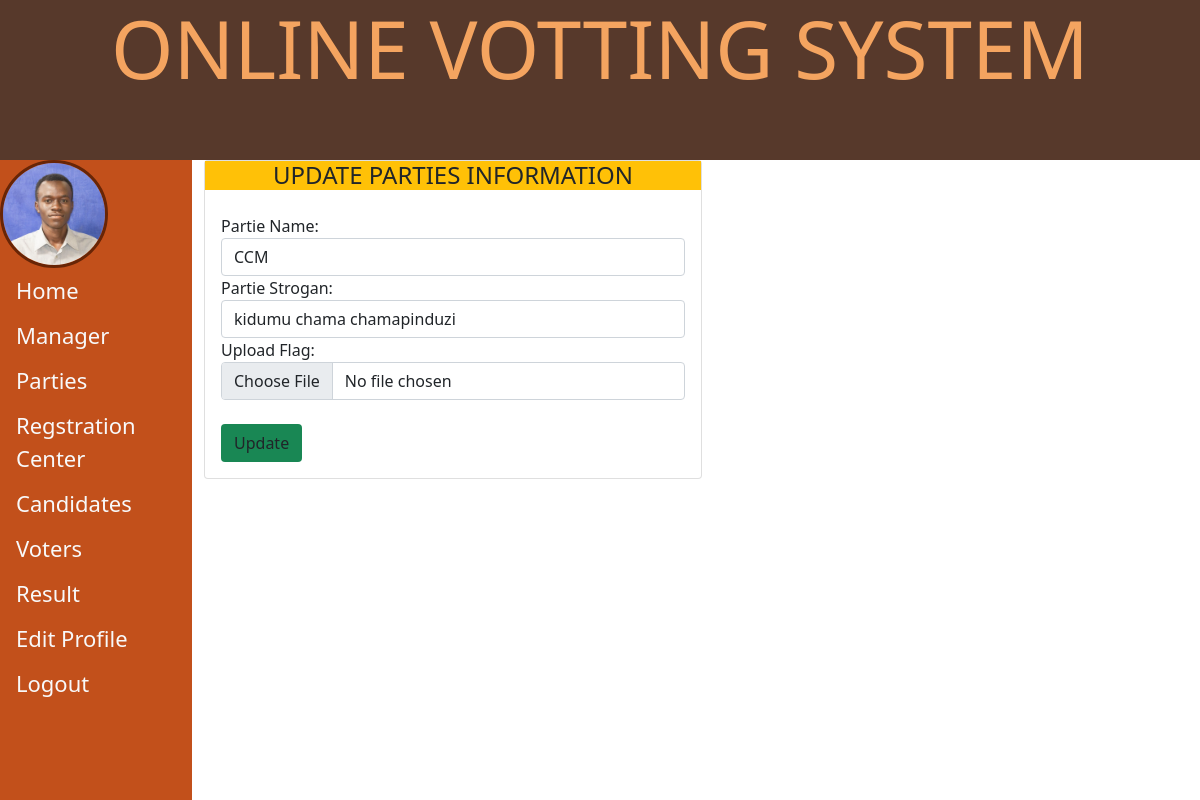
The page /edit_part.php?pid=2 (signed in) on the database its author committed.
### tables this page shows
CREATE TABLE IF NOT EXISTS `instution` (
  `id` int(11) NOT NULL AUTO_INCREMENT,
  `iname` varchar(50) NOT NULL,
  `dob` date NOT NULL,
  `place` varchar(50) NOT NULL,
  `email` varchar(50) NOT NULL,
  `passwordz` varchar(255) NOT NULL,
  `nida` int(20) NOT NULL,
  `code` varchar(250) NOT NULL,
  `statuz` varchar(30) NOT NULL,
  `otp` int(250) NOT NULL,
  `typez` varchar(50) NOT NULL DEFAULT 'instution',
  `image` blob NOT NULL,
  `adate` timestamp NOT NULL DEFAULT current_timestamp(),
  `udate` timestamp NOT NULL DEFAULT current_timestamp(),
  PRIMARY KEY (`id`),
  UNIQUE KEY `email` (`email`)
);

CREATE TABLE IF NOT EXISTS `parties` (
  `id` int(11) NOT NULL AUTO_INCREMENT,
  `pname` varchar(50) NOT NULL,
  `pstg` varchar(50) NOT NULL,
  `image` blob DEFAULT NULL,
  `adate` timestamp NOT NULL DEFAULT current_timestamp(),
  `udate` timestamp NOT NULL DEFAULT current_timestamp(),
  PRIMARY KEY (`id`),
  UNIQUE KEY `pname` (`pname`)
);

### edit_part.php (the view, shortened to what this page needs)
<?php
$pid = $_GET['pid'];
require_once("connection.php");
    $select = "SELECT * FROM parties WHERE id='$pid'";
    $query = mysqli_query($conn,$select);
    $array = mysqli_fetch_array($query);
    $pname = $array['pname'];
    $strg = $array['pstg'];
    $flag = $array['image'];
?>
<!DOCTYPE html>
<html lang="en">
<head>
    <link rel="stylesheet" href="./bootstrap/css/bootstrap.min.css">
    <link rel="stylesheet" href="./bootstrap/css/addition.css">
</head>
<body>
    <div class="jumbotron">
        <h1 class="text-center display-1 myhed">ONLINE VOTTING SYSTEM</h1>
    </div>
    <div class="main">
   <div class="row">
    <div class="col-md-2  linkz">
        <?php require_once("hed.php");?>
    </div>
    <div class="col-md-10 ">
        <div class="card-deck-wrapper">
            <div class="card-deck">
                <div class="card col-md-6">
                    <form action="edit_part.php" method="POST" name="reg" enctype="multipart/form-data">
                    <div class="card-title bg-warning">
                    <H4 class="text-center">UPDATE PARTIES INFORMATION<H4>
                    </div>
                    <div class="card-body">
                    <div class="row">
                        <div class="col-md-12">
                        <div class="form-group">
                        <div>Partie Name: </div>
                    <div><input type="text" name="partie" id="partie" placeholder="Parties Name" class="form-control" value="<?php echo $pname; ?>"></div>
                    <div>Partie Strogan: </div>
                    <div><input type="text" name="partie_st" id="partie_st" placeholder="Parties Strogan" class="form-control" value="<?php echo $strg; ?>"></div>
                    <div>Upload Flag: </div>
                    <div><input type="file" name="file" class="form-control" value="<?php echo $flag; ?>"></div>
                    <div><br></div>
                        <input type="submit" name="regster" class="btn bg-success" value="Update" onclick="return checkMy()">
                    </div>
                    </div>
                    </div>
                    </form>
                </div>
            </div>
        </div>
        </div>
    </div>
</div>
</body>
</html>

### hed.php (shortened to what this page needs)
<!DOCTYPE html>
<html lang="en">
<head>
    <link rel="stylesheet" href="./bootstrap/css/bootstrap.min.css">
    <link rel="stylesheet" href="./bootstrap/css/addition.css">
</head>
<body>
    <div class="hedd">
    <div>
    <?php
    $chukua=$_SESSION['manager'];
    $select = "SELECT image FROM instution WHERE email='$chukua'";
    $quer = mysqli_query($conn,$select);
    $array=mysqli_fetch_array($quer);
        $img = $array['image'];
        echo "<img src='imagez/".$img."'width='100vh' height='100vh''>";
    ?>
    </div>
    <div><a href="admin_home.php" class="text-light">Home</a> </div>
    <div><a href="reg_instution.php"class="text-light">Manager</a></div>
    <div><a href="parties.php"class="text-light">Parties</a></div>
    <div><a href="reg_center.php"class="text-light">Regstration Center</a></div>
    <div><a href="candidates.php"class="text-light">Candidates</a></div>
    <div><a href="voter.php"class="text-light">Voters</a></div>
    <div><a href="mresurt.php"class="text-light">Result</a></div>
    <div><a href="edit_pelson.php"class="text-light">Edit Profile</a></div>
    <div><a href="logout.php"class="text-light">Logout</a></div>
    </div>
</body>
</html>

### rows shown on the page
instution: image (picture)
parties: partie "CCM", partie_st "kidumu chama chamapinduzi"
